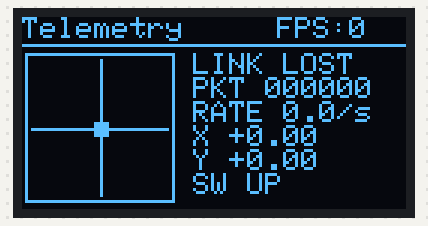
The program below on a simulated Raspberry Pi Pico running CircuitPython. Parts: 128×64 one-colour display. No radio messages arrive unless stated (any console line starting 'radio sent:' is added by the test bench); library files of the repository ran but are not shown: rf24.py; what the program prints to the serial console is not drawn.

Above: at 0.3 s.
At 1.5 s:
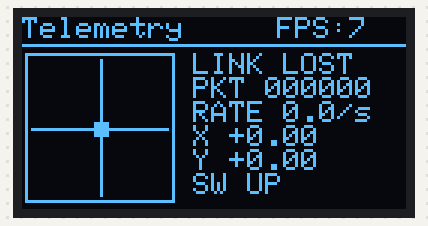

Measured:
- what the display in image 0 shows lasts 1.3 s, from 0.2 s to 1.5 s

The program:

code.py
```python
import board
import busio
import digitalio
import struct
import time
import math
import asyncio


import adafruit_ssd1306
from circuitpython_nrf24l01.rf24 import RF24

"""
JoyStick_Receiever_PICO-NRF24-DONGLE_main.py
Raspberry Pi Pico NRF24L01 dongle Main.py
JOYSTICK RECEIVER v1.1
This code listens over NRF24, and uses a small 128x64 OLED display to show the state of the transmitter.
The transmitter repo:

Shows the Packet Count, and where the Joystick is.
The joystick transmitter is a battery powered pi pico with an nrf24, sending the state of a single joystick. simple pan and tilt capabilities.

"""


# OLED CONFIGURATION
# GP18 = SDA
# GP19 = SCL
i2c = busio.I2C(
    scl=board.GP19,
    sda=board.GP18,
    frequency=1_000_000 # [100_000, 400_000, 1_000_000, 3_400_000, 5_000_000]
)

# Scan for OLED
while not i2c.try_lock():
    pass

devices = i2c.scan()
i2c.unlock()

print("I2C devices:", [hex(d) for d in devices])

if 0x3C in devices:
    OLED_ADDRESS = 0x3C
elif 0x3D in devices:
    OLED_ADDRESS = 0x3D
else:
    raise RuntimeError("OLED not detected!")


display = adafruit_ssd1306.SSD1306_I2C(
    128,
    64,
    i2c,
    addr=OLED_ADDRESS
)

display.fill(0)
display.text("SCUZZY RADIO", 0, 10, 1)
display.text("INITIALIZING...", 0, 30, 1)
display.show()


# NRF24 CONFIGURATION
ADDRESS = b"1Node"
# The transmitter transmits to this address, we have to listen for it specifically.
"""
The nRF24 has six receive pipes, numbered 0 through 5.
radio.open_rx_pipe(0, ADDRESS)
radio.open_rx_pipe(1, ADDRESS)
radio.open_rx_pipe(2, ADDRESS)
Each pipe can listen for a different address. This allows one receiver to communicate with multiple transmitters without constantly changing its configuration.
"""

"""
We also have ack packets, that can be preloaded with a payload:
radio.ack = True
radio.dynamic_payloads = True
radio.ack_payloads = True
response = b"TEMP:24.5"
radio.load_ack(1, response)
# other device:
radio.send(b"GET_TEMP")

if radio.available():
    response = radio.read()
    print(response) # you can get the payload in the ack packet here.
    # half duplex, cant send and receive at same time.
"""


spi = busio.SPI(
    clock=board.GP2,
    MOSI=board.GP3,
    MISO=board.GP0
)


csn = digitalio.DigitalInOut(board.GP7)
csn.direction = digitalio.Direction.OUTPUT
csn.value = True

ce = digitalio.DigitalInOut(board.GP4)
ce.direction = digitalio.Direction.OUTPUT
ce.value = False

radio = RF24(
    spi,
    csn,
    ce,
    spi_frequency=1_000_000 # [500_000, 1_000_000, 2_000_000, 4_000_000, 5_000_000, 10_000_000]
)


# Channel: 0-125. 75 means 2475MHz. so 2400MHz to 2525Mhz. Each channel is spaced out 1MHz apart.
radio.channel = 75
# over the air data rate, 250kbps has better receiver sensitivity and range. 1 is 1Mbps, good middle ground. 2 is 2Mbps, highest data rate but shorter range.
radio.data_rate = 250
# output power. valid settings: [-18, -12, -6, 0] dBm. (dBm (decibel-milliwatts) is a logarithmic unit used to measure absolute power level relative to 1 milliwatt (mW))
# 0 is Maximum power output, maximum range as well.
radio.pa_level = -12
# Packet's Cyclic Redundancy Check. A checksum is added to packets. 0 - disabled, 1- 8bit CRC, 2 - 16bit crc
radio.crc = 2
# address length. [3, 4, 5] bytes. b'1Node' is 5 bytes.
radio.address_length = 5

# Auto packet acks, acting as UDP right now.
radio.auto_ack = False
# allows packets to have different lengths.
radio.dynamic_payloads = True

radio.open_rx_pipe(1, ADDRESS)
radio.listen = True

print("NRF24 receiver ready!")


# TELEMETRY VARIABLES

packet_count = 0

joystick_x = 0.0
joystick_y = 0.0
joystick_button = 1

last_packet_time = None

# Packet rate statistics
rate_hz = 0.0
rate_packets = 0
rate_start = time.monotonic()

# Display refresh
last_display_update = 0


display_fps = 0
display_frames = 0
fps_timer = time.monotonic()
# DISPLAY RENDERING
# this is for the 128x64 OLED screen i have.
def draw_dashboard():
    display.fill(0)

    # HEADER
    connected = (
        last_packet_time is not None
        and time.monotonic() - last_packet_time < 0.75
    )
    #display.text("Sick ass telemetry", 0, 0, 1)
    display.text("Telemetry", 0, 0, 1)
    display.text("FPS:{:.0f}".format(display_fps), 85, 0, 1)
    display.line(0, 9, 127, 9, 1)

    # JOYSTICK GRAPH
    # this is a box on the screen to show where the joystick is aimed. deadzone in the middle.

    # Graph boundaries
    display.rect(1, 12, 50, 50, 1)

    # Center axes
    display.line(26, 14, 26, 59, 1)
    display.line(3, 37, 48, 37, 1)

    # Joystick center
    display.pixel(26, 37, 1)

    # Clamp coordinates for drawing
    x = max(-1.0, min(1.0, joystick_x))
    y = max(-1.0, min(1.0, joystick_y))

    # Convert coordinates into screen position
    px = int(26 + x * 20)
    py = int(37 - y * 20)

    # Draw joystick position
    display.fill_rect(px - 2, py - 2, 5, 5, 1)


    # TELEMETRY INFORMATION
    display.text(
        "LINK LIVE" if connected else "LINK LOST",
        57, 12, 1
    )

    display.text(
        "PKT {:06d}".format(packet_count % 1000000),
        57, 20, 1
    )

    # i sure hope this matches the data rate configured, rn it should be 250kbps.
    display.text(
        "RATE {:.1f}/s".format(rate_hz),
        57, 28, 1
    )

    display.text(
        "X {:+.2f}".format(joystick_x),
        57, 36, 1
    )

    display.text(
        "Y {:+.2f}".format(joystick_y),
        57, 44, 1
    )

    # the joystick module i have has a button if you press down the joystick.
    display.text(
        "SW DOWN" if joystick_button == 0 else "SW UP",
        57, 52, 1
    )

    display.show()


# INITIAL DISPLAY
draw_dashboard()


# MAIN RECEIVER LOOP

print("Listening for joystick packets...")
async def RadioTask():
    global packet_count
    global rate_packets
    global last_packet_time
    global joystick_x
    global joystick_y
    global joystick_button
    global rate_hz
    global rate_start
    while True:

        # RECEIVE ALL AVAILABLE PACKETS
        while radio.available():
            payload = radio.read()

            if payload is None:
                continue

            if len(payload) != 12:
                print("Invalid packet size:", len(payload))
                continue

            # Decode transmitter packet
            x, y, button = struct.unpack("<ffI", payload)

            # Validate coordinates
            if not math.isfinite(x) or not math.isfinite(y):
                continue

            # Update telemetry
            joystick_x = x
            joystick_y = y
            joystick_button = button

            packet_count += 1
            rate_packets += 1
            last_packet_time = time.monotonic()

        # PACKET RATE CALCULATION
        now = time.monotonic()
        elapsed = now - rate_start

        if elapsed >= 1.0:
            rate_hz = rate_packets / elapsed
            rate_packets = 0
            rate_start = now

        # Yield to display task
        await asyncio.sleep(0.001)


async def ScreenTask():
    global last_display_update
    global display_fps, display_frames, fps_timer

    while True:
        now = time.monotonic()

        if now - last_display_update >= 0.05:
            draw_dashboard()
            last_display_update = now

            display_frames += 1

        # Calculate FPS once per second
        if now - fps_timer >= 1.0:
            display_fps = display_frames / (now - fps_timer)
            display_frames = 0
            fps_timer = now

        await asyncio.sleep(0.001)


async def main():
    await asyncio.gather(
        RadioTask(),
        ScreenTask()
    )

asyncio.run(main())
```
